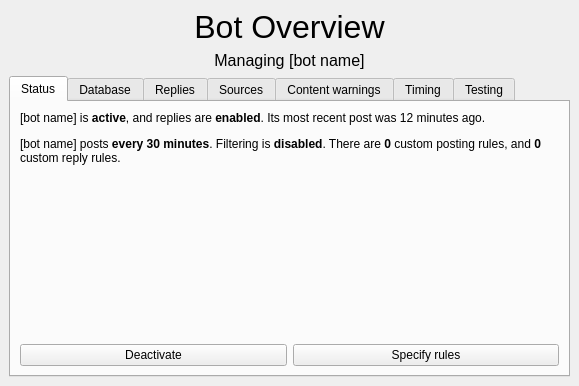
<?xml version="1.0" encoding="UTF-8"?>
<ui version="4.0">
 <class>MainWindow</class>
 <widget class="QMainWindow" name="MainWindow">
  <property name="geometry">
   <rect>
    <x>0</x>
    <y>0</y>
    <width>579</width>
    <height>386</height>
   </rect>
  </property>
  <property name="windowTitle">
   <string>Bot Overview</string>
  </property>
  <widget class="QWidget" name="centralwidget">
   <layout class="QVBoxLayout" name="verticalLayout">
    <item>
     <widget class="QLabel" name="label_13">
      <property name="sizePolicy">
       <sizepolicy hsizetype="Preferred" vsizetype="Maximum">
        <horstretch>0</horstretch>
        <verstretch>0</verstretch>
       </sizepolicy>
      </property>
      <property name="font">
       <font>
        <pointsize>24</pointsize>
       </font>
      </property>
      <property name="text">
       <string>Bot Overview</string>
      </property>
      <property name="textFormat">
       <enum>Qt::AutoText</enum>
      </property>
      <property name="scaledContents">
       <bool>true</bool>
      </property>
      <property name="alignment">
       <set>Qt::AlignHCenter|Qt::AlignTop</set>
      </property>
     </widget>
    </item>
    <item>
     <widget class="QLabel" name="label">
      <property name="sizePolicy">
       <sizepolicy hsizetype="Preferred" vsizetype="Maximum">
        <horstretch>0</horstretch>
        <verstretch>0</verstretch>
       </sizepolicy>
      </property>
      <property name="font">
       <font>
        <pointsize>12</pointsize>
       </font>
      </property>
      <property name="text">
       <string>Managing [bot name]</string>
      </property>
      <property name="alignment">
       <set>Qt::AlignCenter</set>
      </property>
     </widget>
    </item>
    <item>
     <layout class="QVBoxLayout" name="verticalLayout_2">
      <item>
       <widget class="QTabWidget" name="tabWidget">
        <property name="currentIndex">
         <number>0</number>
        </property>
        <widget class="QWidget" name="tabWidgetPage1" native="true">
         <attribute name="title">
          <string>Status</string>
         </attribute>
         <layout class="QVBoxLayout" name="verticalLayout_3">
          <item>
           <widget class="QLabel" name="label_2">
            <property name="text">
             <string>&lt;html&gt;&lt;head/&gt;&lt;body&gt;&lt;p&gt;[bot name] is &lt;span style=&quot; font-weight:600;&quot;&gt;active&lt;/span&gt;, and replies are &lt;span style=&quot; font-weight:600;&quot;&gt;enabled&lt;/span&gt;. Its most recent post was 12 minutes ago.&lt;/p&gt;&lt;p&gt;[bot name] posts &lt;span style=&quot; font-weight:600;&quot;&gt;every 30 minutes&lt;/span&gt;. Filtering is &lt;span style=&quot; font-weight:600;&quot;&gt;disabled&lt;/span&gt;. There are &lt;span style=&quot; font-weight:600;&quot;&gt;0&lt;/span&gt; custom posting rules, and &lt;span style=&quot; font-weight:600;&quot;&gt;0&lt;/span&gt; custom reply rules.&lt;/p&gt;&lt;/body&gt;&lt;/html&gt;</string>
            </property>
            <property name="alignment">
             <set>Qt::AlignLeading|Qt::AlignLeft|Qt::AlignTop</set>
            </property>
            <property name="wordWrap">
             <bool>true</bool>
            </property>
           </widget>
          </item>
          <item>
           <spacer name="verticalSpacer_3">
            <property name="orientation">
             <enum>Qt::Vertical</enum>
            </property>
            <property name="sizeHint" stdset="0">
             <size>
              <width>20</width>
              <height>40</height>
             </size>
            </property>
           </spacer>
          </item>
          <item>
           <layout class="QHBoxLayout" name="horizontalLayout_3">
            <item>
             <widget class="QPushButton" name="pushButton_5">
              <property name="text">
               <string>Deactivate</string>
              </property>
              <property name="icon">
               <iconset theme="system-run">
                <normaloff>.</normaloff>.</iconset>
              </property>
             </widget>
            </item>
            <item>
             <widget class="QPushButton" name="pushButton_7">
              <property name="text">
               <string>Specify rules</string>
              </property>
              <property name="icon">
               <iconset theme="preferences-other">
                <normaloff>.</normaloff>.</iconset>
              </property>
             </widget>
            </item>
           </layout>
          </item>
         </layout>
        </widget>
        <widget class="QWidget" name="tabWidgetPage2" native="true">
         <attribute name="title">
          <string>Database</string>
         </attribute>
         <layout class="QVBoxLayout" name="verticalLayout_4">
          <item>
           <widget class="QLabel" name="label_3">
            <property name="text">
             <string>&lt;html&gt;&lt;head/&gt;&lt;body&gt;&lt;p&gt;The database your bot uses to post contains &lt;span style=&quot; font-weight:600;&quot;&gt;0&lt;/span&gt; entries. This is below the recommended minimum of &lt;span style=&quot; font-weight:600;&quot;&gt;100&lt;/span&gt;. Your bot may fail to post, or post repetitive content. The database for all bots is &lt;span style=&quot; font-weight:600;&quot;&gt;32KiB&lt;/span&gt; in size.&lt;/p&gt;&lt;/body&gt;&lt;/html&gt;</string>
            </property>
            <property name="alignment">
             <set>Qt::AlignLeading|Qt::AlignLeft|Qt::AlignTop</set>
            </property>
            <property name="wordWrap">
             <bool>true</bool>
            </property>
           </widget>
          </item>
          <item>
           <spacer name="verticalSpacer">
            <property name="orientation">
             <enum>Qt::Vertical</enum>
            </property>
            <property name="sizeHint" stdset="0">
             <size>
              <width>20</width>
              <height>40</height>
             </size>
            </property>
           </spacer>
          </item>
          <item>
           <layout class="QHBoxLayout" name="horizontalLayout">
            <item>
             <widget class="QPushButton" name="pushButton">
              <property name="text">
               <string>Open database location</string>
              </property>
              <property name="icon">
               <iconset theme="zoom">
                <normaloff>.</normaloff>.</iconset>
              </property>
             </widget>
            </item>
            <item>
             <widget class="QPushButton" name="pushButton_2">
              <property name="text">
               <string>Browse</string>
              </property>
              <property name="icon">
               <iconset theme="document-open">
                <normaloff>.</normaloff>.</iconset>
              </property>
             </widget>
            </item>
           </layout>
          </item>
         </layout>
        </widget>
        <widget class="QWidget" name="tabWidgetPage3" native="true">
         <attribute name="title">
          <string>Replies</string>
         </attribute>
         <layout class="QVBoxLayout" name="verticalLayout_5">
          <item>
           <widget class="QLabel" name="label_4">
            <property name="text">
             <string>&lt;html&gt;&lt;head/&gt;&lt;body&gt;&lt;p&gt;Replies are currently &lt;span style=&quot; font-weight:600;&quot;&gt;enabled&lt;/span&gt; and &lt;span style=&quot; font-weight:600;&quot;&gt;working&lt;/span&gt;. You have &lt;span style=&quot; font-weight:600;&quot;&gt;0&lt;/span&gt; active reply rules.&lt;/p&gt;&lt;/body&gt;&lt;/html&gt;</string>
            </property>
            <property name="alignment">
             <set>Qt::AlignLeading|Qt::AlignLeft|Qt::AlignTop</set>
            </property>
            <property name="wordWrap">
             <bool>true</bool>
            </property>
           </widget>
          </item>
          <item>
           <spacer name="verticalSpacer_2">
            <property name="orientation">
             <enum>Qt::Vertical</enum>
            </property>
            <property name="sizeHint" stdset="0">
             <size>
              <width>20</width>
              <height>40</height>
             </size>
            </property>
           </spacer>
          </item>
          <item>
           <layout class="QHBoxLayout" name="horizontalLayout_2">
            <item>
             <widget class="QPushButton" name="pushButton_3">
              <property name="text">
               <string>Disable replies</string>
              </property>
              <property name="icon">
               <iconset theme="system-run">
                <normaloff>.</normaloff>.</iconset>
              </property>
             </widget>
            </item>
            <item>
             <widget class="QPushButton" name="pushButton_4">
              <property name="text">
               <string>Specify rules</string>
              </property>
              <property name="icon">
               <iconset theme="preferences-other">
                <normaloff>.</normaloff>.</iconset>
              </property>
             </widget>
            </item>
           </layout>
          </item>
         </layout>
        </widget>
        <widget class="QWidget" name="tabWidgetPage4" native="true">
         <attribute name="title">
          <string>Sources</string>
         </attribute>
         <layout class="QVBoxLayout" name="verticalLayout_6">
          <item>
           <widget class="QLabel" name="label_5">
            <property name="text">
             <string>&lt;html&gt;&lt;head/&gt;&lt;body&gt;&lt;p&gt;Your bot is currently learning from &lt;span style=&quot; font-weight:600;&quot;&gt;1&lt;/span&gt; source. &lt;/p&gt;&lt;/body&gt;&lt;/html&gt;</string>
            </property>
            <property name="alignment">
             <set>Qt::AlignLeading|Qt::AlignLeft|Qt::AlignTop</set>
            </property>
            <property name="wordWrap">
             <bool>true</bool>
            </property>
           </widget>
          </item>
          <item>
           <widget class="QPushButton" name="pushButton_6">
            <property name="text">
             <string>Manage sources</string>
            </property>
            <property name="icon">
             <iconset theme="preferences-other">
              <normaloff>.</normaloff>.</iconset>
            </property>
           </widget>
          </item>
         </layout>
        </widget>
        <widget class="QWidget" name="tabWidgetPage5" native="true">
         <attribute name="title">
          <string>Content warnings</string>
         </attribute>
         <layout class="QVBoxLayout" name="verticalLayout_7">
          <item>
           <widget class="QLabel" name="label_6">
            <property name="text">
             <string>&lt;html&gt;&lt;head/&gt;&lt;body&gt;&lt;p&gt;Your bot &lt;span style=&quot; font-weight:600;&quot;&gt;does not&lt;/span&gt; use content warnings when it posts. It &lt;span style=&quot; font-weight:600;&quot;&gt;does not&lt;/span&gt; learn from posts with content warnings.&lt;/p&gt;&lt;/body&gt;&lt;/html&gt;</string>
            </property>
            <property name="alignment">
             <set>Qt::AlignLeading|Qt::AlignLeft|Qt::AlignTop</set>
            </property>
            <property name="wordWrap">
             <bool>true</bool>
            </property>
           </widget>
          </item>
          <item>
           <spacer name="verticalSpacer_4">
            <property name="orientation">
             <enum>Qt::Vertical</enum>
            </property>
            <property name="sizeHint" stdset="0">
             <size>
              <width>20</width>
              <height>40</height>
             </size>
            </property>
           </spacer>
          </item>
          <item>
           <layout class="QHBoxLayout" name="horizontalLayout_4">
            <item>
             <widget class="QPushButton" name="pushButton_8">
              <property name="text">
               <string>Set content warning</string>
              </property>
              <property name="icon">
               <iconset theme="edit">
                <normaloff>.</normaloff>.</iconset>
              </property>
             </widget>
            </item>
            <item>
             <widget class="QPushButton" name="pushButton_9">
              <property name="text">
               <string>Learn from CW'd posts</string>
              </property>
              <property name="checkable">
               <bool>true</bool>
              </property>
             </widget>
            </item>
           </layout>
          </item>
         </layout>
        </widget>
        <widget class="QWidget" name="tabWidgetPage6" native="true">
         <attribute name="title">
          <string>Timing</string>
         </attribute>
         <layout class="QVBoxLayout" name="verticalLayout_8">
          <item>
           <widget class="QLabel" name="label_7">
            <property name="text">
             <string>&lt;html&gt;&lt;head/&gt;&lt;body&gt;&lt;p&gt;Your bot posts every &lt;span style=&quot; font-weight:600;&quot;&gt;30 minutes&lt;/span&gt;, and learns from its sources every &lt;span style=&quot; font-weight:600;&quot;&gt;30 minutes&lt;/span&gt;.&lt;/p&gt;&lt;/body&gt;&lt;/html&gt;</string>
            </property>
            <property name="alignment">
             <set>Qt::AlignLeading|Qt::AlignLeft|Qt::AlignTop</set>
            </property>
            <property name="wordWrap">
             <bool>true</bool>
            </property>
           </widget>
          </item>
          <item>
           <widget class="QPushButton" name="pushButton_10">
            <property name="text">
             <string>Customise</string>
            </property>
            <property name="icon">
             <iconset theme="preferences-other">
              <normaloff>.</normaloff>.</iconset>
            </property>
           </widget>
          </item>
         </layout>
        </widget>
        <widget class="QWidget" name="tabWidgetPage7" native="true">
         <attribute name="title">
          <string>Testing</string>
         </attribute>
         <layout class="QVBoxLayout" name="verticalLayout_9">
          <item>
           <widget class="QLabel" name="label_8">
            <property name="text">
             <string>&lt;html&gt;&lt;head/&gt;&lt;body&gt;&lt;p&gt;You can use this page to test your bot, or to manually create posts.&lt;/p&gt;&lt;/body&gt;&lt;/html&gt;</string>
            </property>
            <property name="alignment">
             <set>Qt::AlignLeading|Qt::AlignLeft|Qt::AlignTop</set>
            </property>
            <property name="wordWrap">
             <bool>true</bool>
            </property>
           </widget>
          </item>
          <item>
           <widget class="QLineEdit" name="lineEdit"/>
          </item>
          <item>
           <widget class="QProgressBar" name="progressBar">
            <property name="value">
             <number>24</number>
            </property>
           </widget>
          </item>
          <item>
           <spacer name="verticalSpacer_5">
            <property name="orientation">
             <enum>Qt::Vertical</enum>
            </property>
            <property name="sizeHint" stdset="0">
             <size>
              <width>20</width>
              <height>40</height>
             </size>
            </property>
           </spacer>
          </item>
          <item>
           <layout class="QHBoxLayout" name="horizontalLayout_5">
            <item>
             <widget class="QPushButton" name="pushButton_12">
              <property name="text">
               <string>Generate</string>
              </property>
              <property name="icon">
               <iconset theme="system-run">
                <normaloff>.</normaloff>.</iconset>
              </property>
             </widget>
            </item>
            <item>
             <widget class="QPushButton" name="pushButton_11">
              <property name="text">
               <string>Post</string>
              </property>
              <property name="icon">
               <iconset theme="network">
                <normaloff>.</normaloff>.</iconset>
              </property>
             </widget>
            </item>
            <item>
             <widget class="QPushButton" name="pushButton_13">
              <property name="text">
               <string>Chat</string>
              </property>
              <property name="icon">
               <iconset theme="mail-message">
                <normaloff>.</normaloff>.</iconset>
              </property>
             </widget>
            </item>
           </layout>
          </item>
         </layout>
        </widget>
       </widget>
      </item>
     </layout>
    </item>
   </layout>
  </widget>
 </widget>
 <resources/>
 <connections/>
</ui>
